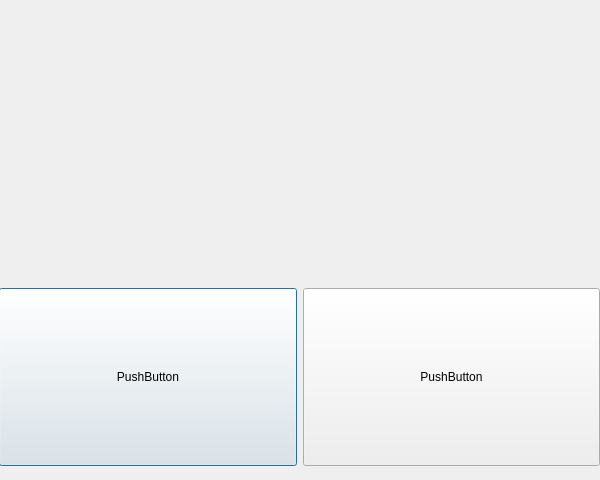
<?xml version="1.0" encoding="UTF-8"?>
<ui version="4.0">
 <class>repackage_dialog</class>
 <widget class="QDialog" name="repackage_dialog">
  <property name="geometry">
   <rect>
    <x>0</x>
    <y>0</y>
    <width>600</width>
    <height>480</height>
   </rect>
  </property>
  <property name="windowTitle">
   <string>Dialog</string>
  </property>
  <widget class="QWidget" name="verticalLayoutWidget">
   <property name="geometry">
    <rect>
     <x>-1</x>
     <y>-1</y>
     <width>601</width>
     <height>481</height>
    </rect>
   </property>
   <layout class="QVBoxLayout" name="verticalLayout" stretch="3,2,19">
    <item>
     <layout class="QHBoxLayout" name="repackage_dialog_title_bar"/>
    </item>
    <item>
     <layout class="QHBoxLayout" name="horizontalLayout" stretch="1,1">
      <item>
       <layout class="QVBoxLayout" name="verticalLayout_2" stretch="9,1">
        <property name="spacing">
         <number>0</number>
        </property>
        <item>
         <widget class="QPushButton" name="pushButton">
          <property name="sizePolicy">
           <sizepolicy hsizetype="Preferred" vsizetype="Preferred">
            <horstretch>0</horstretch>
            <verstretch>0</verstretch>
           </sizepolicy>
          </property>
          <property name="text">
           <string>PushButton</string>
          </property>
         </widget>
        </item>
        <item>
         <widget class="QLabel" name="label">
          <property name="sizePolicy">
           <sizepolicy hsizetype="Preferred" vsizetype="Fixed">
            <horstretch>0</horstretch>
            <verstretch>0</verstretch>
           </sizepolicy>
          </property>
          <property name="text">
           <string/>
          </property>
         </widget>
        </item>
       </layout>
      </item>
      <item>
       <layout class="QVBoxLayout" name="verticalLayout_3" stretch="9,1">
        <property name="spacing">
         <number>0</number>
        </property>
        <item>
         <widget class="QPushButton" name="pushButton_2">
          <property name="sizePolicy">
           <sizepolicy hsizetype="Preferred" vsizetype="Preferred">
            <horstretch>0</horstretch>
            <verstretch>0</verstretch>
           </sizepolicy>
          </property>
          <property name="text">
           <string>PushButton</string>
          </property>
         </widget>
        </item>
        <item>
         <widget class="QLabel" name="label_2">
          <property name="sizePolicy">
           <sizepolicy hsizetype="Preferred" vsizetype="Fixed">
            <horstretch>0</horstretch>
            <verstretch>0</verstretch>
           </sizepolicy>
          </property>
          <property name="text">
           <string/>
          </property>
         </widget>
        </item>
       </layout>
      </item>
     </layout>
    </item>
    <item>
     <layout class="QVBoxLayout" name="repackage_layout"/>
    </item>
   </layout>
  </widget>
 </widget>
 <resources/>
 <connections/>
</ui>
